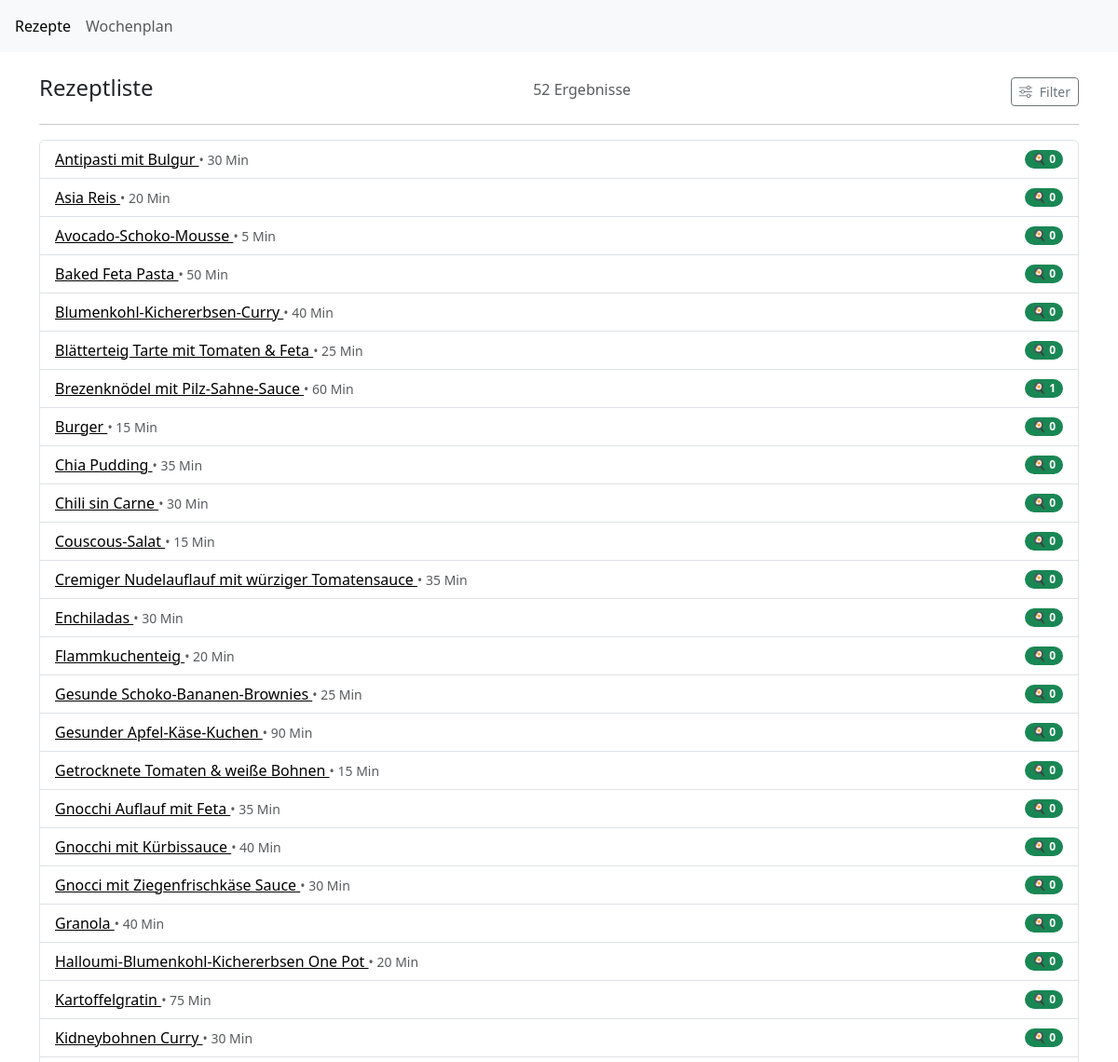
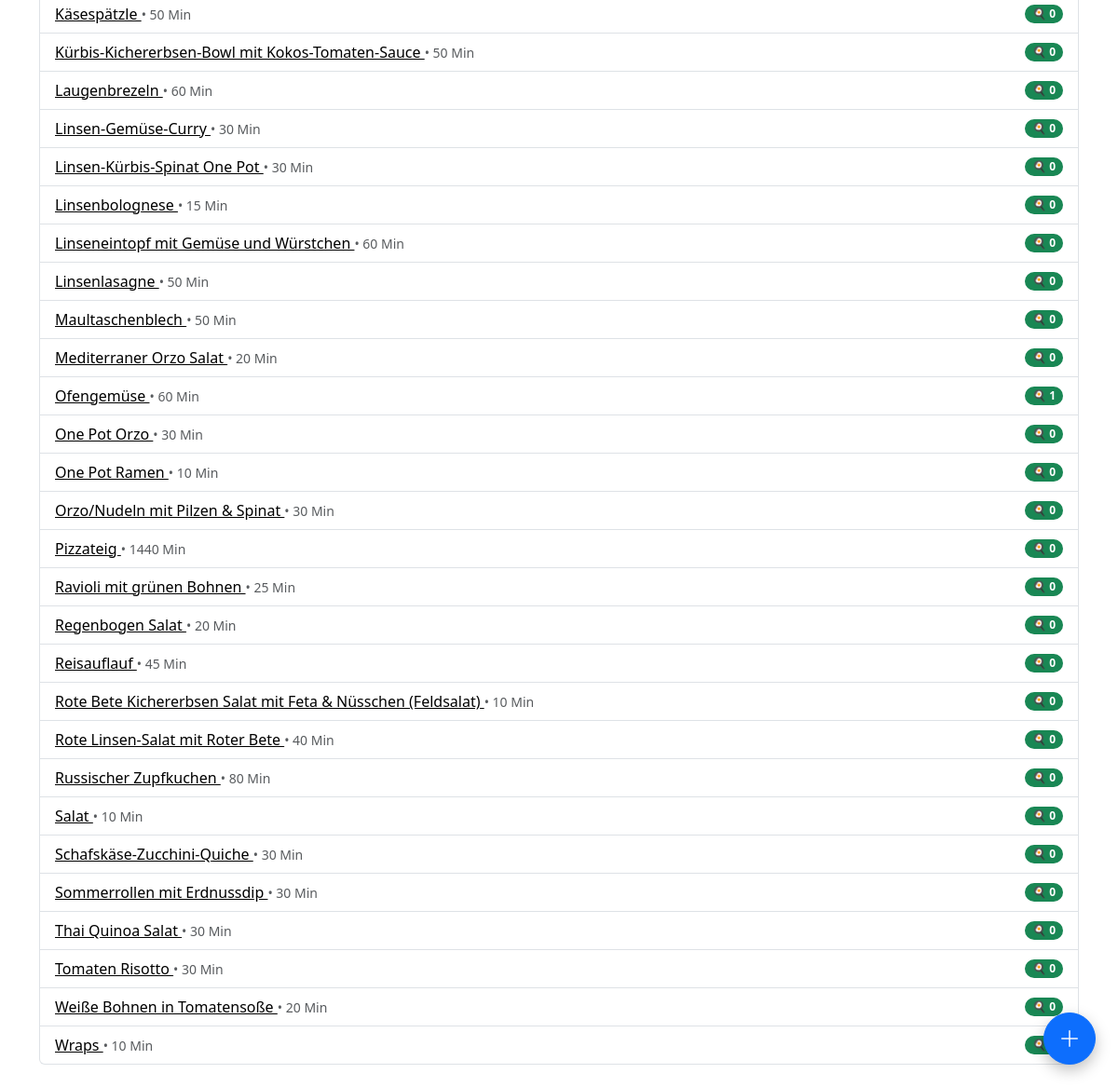
Before: /recipes/ with the older database file (2 pictures, top to bottom).
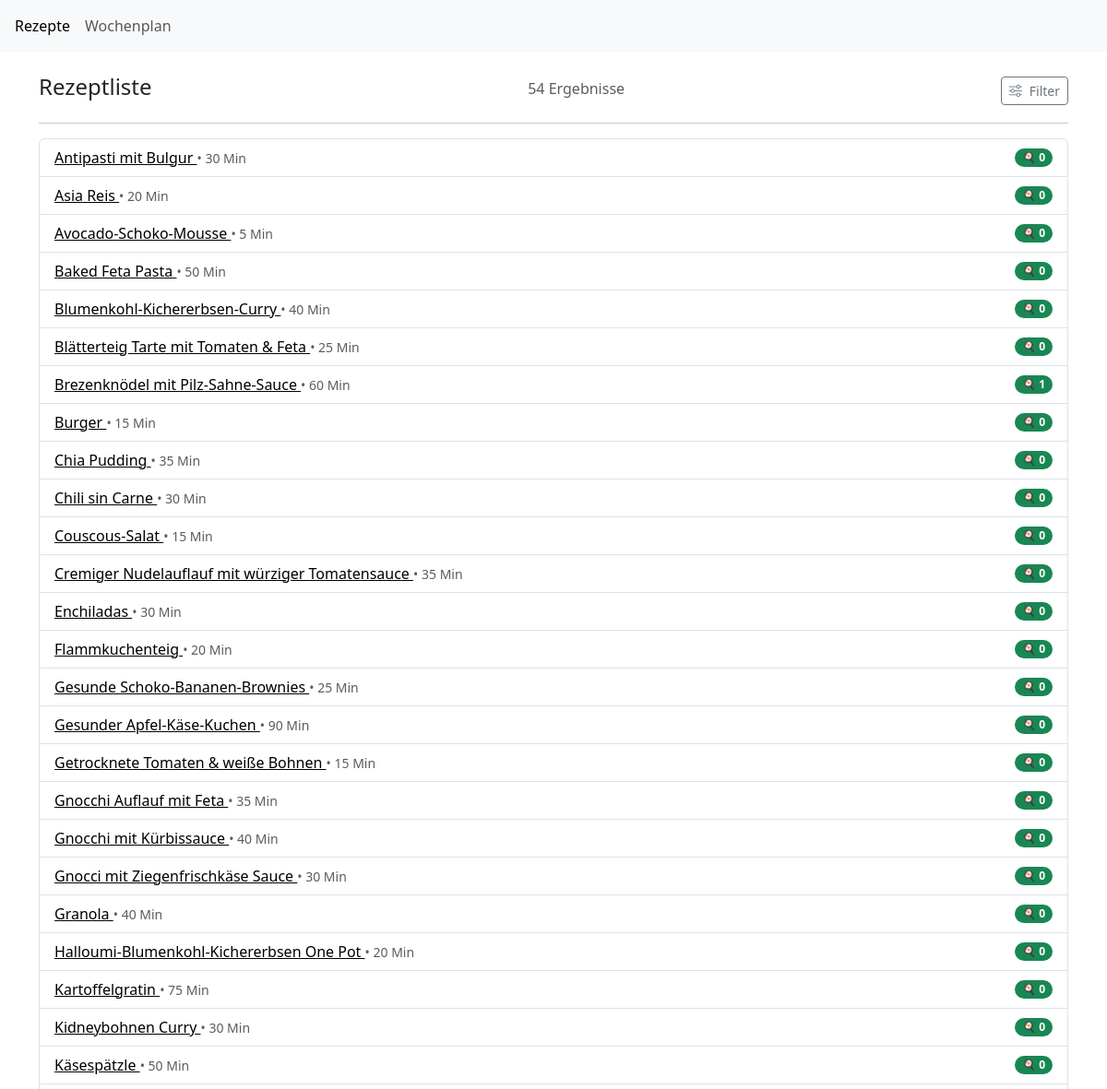
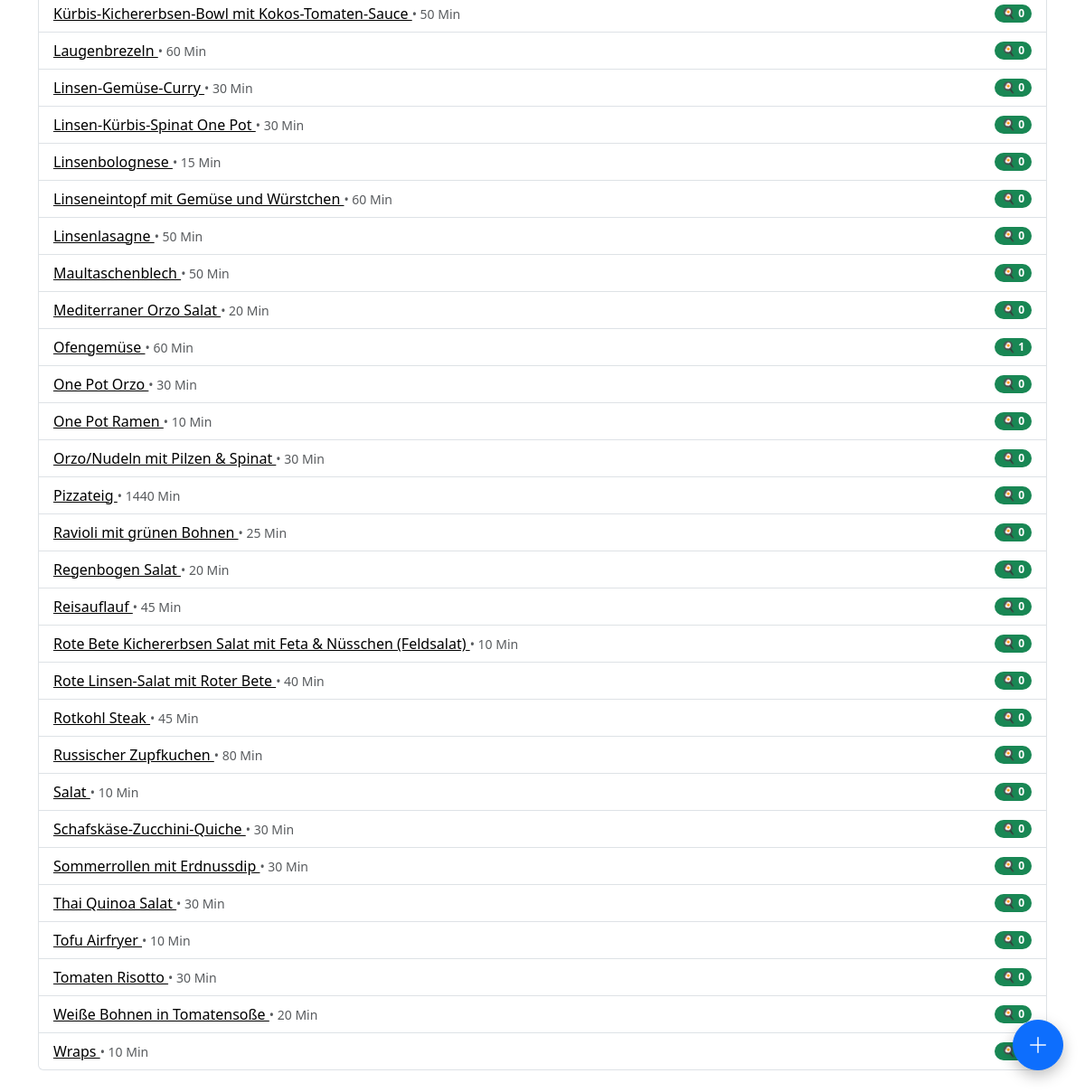
After: the same page with the newer database file (2 pictures, top to bottom).
### recipes/models.py (models this page shows, shortened)
class Recipe(models.Model):
    title = models.CharField(
        max_length=200,
        help_text="Titel"
    )
    slug = models.SlugField(
        unique=True,
        blank=True
    )
    servings = models.PositiveIntegerField(
        help_text="Portionen",
        null=True,
        blank=True,
    )
    image = models.ImageField(
        upload_to='recipes/',
        blank=True,
        null=True,
        help_text="Hauptbild"
    )
    labels = models.ManyToManyField(
        "Label",
        blank=True,
        help_text="Label"
    )
    duration_minutes = models.PositiveIntegerField(
        null=True,
        blank=True,
        help_text="Gesamtdauer des Rezepts in Minuten"
    )
    working_time = models.PositiveIntegerField(
        null=True,
        blank=True,
        help_text="Arbeitsdauer des Rezepts in Minuten"
    )
    temperature_celsius = models.PositiveIntegerField(
        null=True,
        blank=True,
        help_text="Back-/Ofentemperatur in °C (Ober-/Unterhitze)"
    )
    ingredients = models.CharField(
        null=True,
        blank=True,
        max_length=1000,  # Du solltest hier eine Länge definieren, falls du lange Zutatenlisten erwartest
        help_text="Zutaten"
    )
    steps = models.CharField(
        null=True,
        blank=True,
        max_length=1000,  # Ebenso für Schritte
        help_text="Anleitung"
    )
    cooked_count = models.PositiveIntegerField(
        default=0,
        help_text="So oft wurde das Rezept schon gekocht"
    )
    external_link = models.URLField(
        blank=True,
        null=True,
        help_text="Fügen Sie einen externen Link hinzu."
    )  # Neues Feld für den externen Link

### recipes/views.py (the view)
# urls.py: path("", views.IndexView.as_view(), name="index"),
class IndexView(generic.ListView):
    model = Recipe
    template_name = "recipes/index.html"
    context_object_name = "latest_recipe_list"
    def get_queryset(self):
        qs = super().get_queryset().prefetch_related(
            "labels"
        )
        query = self.request.GET.get("q")
        if query:
            qs = qs.filter(
                Q(title__icontains=query) |
                Q(ingredients__icontains=query)
            ).distinct()
        max_duration = self.request.GET.get("max_duration")
        if max_duration:
            try:
                max_minutes = int(max_duration)
                qs = qs.filter(duration_minutes__lte=max_minutes)
            except ValueError:
                pass
        max_working_duration = self.request.GET.get("max_working_duration")
        if max_working_duration:
            try:
                max_working_minutes = int(max_working_duration)
                qs = qs.filter(working_time__lte=max_working_minutes)
            except ValueError:
                pass
        category_ids = self.request.GET.getlist("category_labels")
        event_ids = self.request.GET.getlist("event_labels")
        if category_ids:
            qs = qs.filter(labels__id__in=category_ids, labels__label_type="category").distinct()
        if event_ids:
            qs = qs.filter(labels__id__in=event_ids, labels__label_type="event").distinct()
        sort_param = self.request.GET.get("sort", "title")  # Default = Alphabet
        if sort_param == "duration":
            qs = qs.order_by("duration_minutes")
        elif sort_param =="cooked":
            qs = qs.order_by("-cooked_count") #meistgekocht zuerst
        else:
            qs = qs.order_by("title")
        return qs
    def get_context_data(self, **kwargs):
        context = super().get_context_data(**kwargs)
        context["labels_category"] = Label.objects.filter(label_type="category")
        context["labels_event"] = Label.objects.filter(label_type="event")
        context["selected_categories"] = list(map(int, self.request.GET.getlist("category_labels")))
        context["selected_events"] = list(map(int, self.request.GET.getlist("event_labels")))
        context["result_count"] = self.object_list.count()
        return context

### recipes/templates/recipes/index.html (shortened to what this page needs)
{% extends 'recipes/base.html' %}
{% block content %}
<div class="container my-4">
    <div class="d-flex justify-content-between align-items-center mb-1">
        <h4>Rezeptliste</h4>
         <p class="text-muted mb-1">
        {% if result_count == 1 %}
            1 Ergebnis
        {% else %}
            {{ result_count }} Ergebnisse
        {% endif %}
        </p>
        <button
            class="btn btn-outline-secondary btn-sm d-flex align-items-center"
            type="button"
            data-bs-toggle="collapse"
            data-bs-target="#filterCollapse"
            aria-expanded="{% if request.GET %}true{% else %}false{% endif %}"
            aria-controls="filterCollapse"
            id="filterToggleBtn"
        >
            <i class="bi bi-sliders me-2 transition-icon"></i>
            Filter
        </button>
    </div>
    <hr>
    <ul class="list-group">
        {% for recipe in latest_recipe_list %}
            <li class="list-group-item d-flex justify-content-between align-items-center">
                <div>
                    <a href="{% url 'recipes:detail' recipe.slug %}?{{ request.GET.urlencode }}">
                        {{ recipe.title }}
                    </a>
                    {% if recipe.duration_minutes %}
                        <small class="text-muted">• {{ recipe.duration_minutes }} Min</small>
                    {% endif %}
                </div>
                <div>
                    <span class="badge bg-success rounded-pill">🍳 {{ recipe.cooked_count }}</span>
                </div>
            </li>
        {% empty %}
            <li class="list-group-item text-muted">
                Keine Rezepte gefunden.
            </li>
        {% endfor %}
    </ul>
    <a href="{% url 'recipes:create' %}" class="btn btn-primary fab" title="Neues Rezept">
        <i class="bi bi-plus-lg"></i>
    </a>
</div>
{% endblock %}

### recipes/templates/recipes/base.html (shortened to what this page needs)
{% load static %}
<html>
    <head>
        <link href="https://cdn.jsdelivr.net/npm/bootstrap@5.3.3/dist/css/bootstrap.min.css" rel="stylesheet">
        <link href="https://cdn.jsdelivr.net/npm/bootstrap-icons/font/bootstrap-icons.css" rel="stylesheet">
        <link rel="stylesheet" href="{% static 'recipes/style.css' %}">
        <link href="https://cdn.jsdelivr.net/npm/tom-select@2.2.2/dist/css/tom-select.bootstrap5.min.css" rel="stylesheet">
    </head>
    <body>
        <nav class="navbar navbar-light bg-light">
            <div class="navbar-nav d-flex flex-row gap-3 ps-3">
                <a class="nav-link {% if request.resolver_match.url_name == 'index' %}active{% endif %}"
                href="{% url 'recipes:index' %}{% if request.GET %}?{{ request.GET.urlencode }}{% endif %}">
                    Rezepte
                </a>
                <a class="nav-link {% if request.resolver_match.url_name == 'weekly_plan' %}active{% endif %}"
                href="{% url 'recipes:weekly_plan' %}{% if request.GET %}?{{ request.GET.urlencode }}{% endif %}">
                    Wochenplan
                </a>
            </div>
        </nav>
        {% block content %}{% endblock %}
    </body>
</html>

### recipes/static/recipes/style.css (style rules this page uses)
li a { color: black; }
.fab { position: fixed; bottom: 24px; right: 24px; width: 56px; height: 56px; border-radius: 50%; display: flex; align-items: center; justify-content: center; font-size: 24px; box-shadow: 0 6px 16px rgba(0, 0, 0, 0.25); z-index: 1050; }
.transition-icon { transition: transform 0.3s ease; }

Changed rows visible on the page:
added Recipe: title "Rotkohl Steak", duration_minutes "45", cooked_count "0"
added Recipe: title "Tofu Airfryer", duration_minutes "10", cooked_count "0"
Other visible differences:
{{ result_count }}: "52" → "54"
